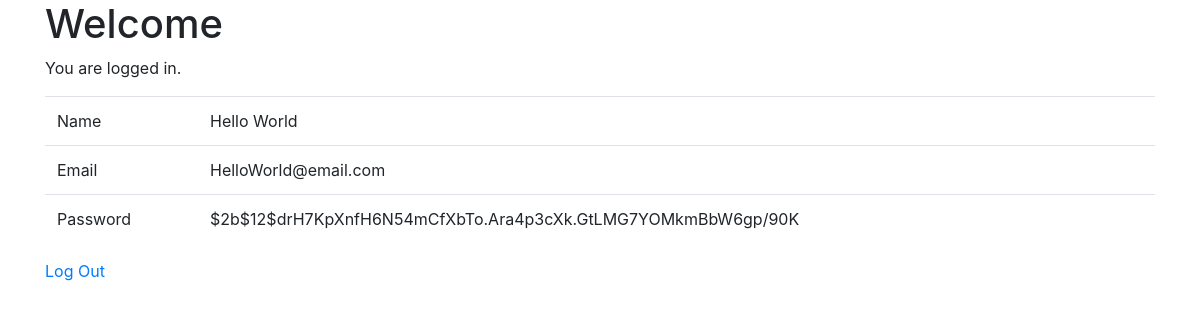
The app's page /success (signed in) with its own data.
### main_app/models.py (models this page shows)
class User(models.Model):
    fname = models.CharField(max_length=50)
    lname = models.CharField(max_length=50)
    email = models.EmailField()
    password = models.CharField(max_length=255)
    objects = UserManager()

### main_app/views.py (the view)
# urls.py: path('success', views.success),
def success(request):
    if 'user_id' not in request.session:
        return redirect('/')
    user = User.objects.get(id = request.session['user_id'])
    context = {
        'user': user
    }
    return render(request, 'success.html', context)

### main_app/templates/success.html (shortened to what this page needs)
<!DOCTYPE html>
<html lang="en">
<head>
    <link rel="stylesheet" href="https://stackpath.bootstrapcdn.com/bootstrap/4.5.2/css/bootstrap.min.css">
</head>
<body>
    <div class="container">
        <h1>Welcome</h1>
        <p>You are logged in.</p>
        <table class="table">
            <tr>
                <td>Name</td>
                <td>{{user.fname}} {{user.lname}}</td>
            </tr>
            <tr>
                <td>Email</td>
                <td>{{user.email}}</td>
            </tr>
            <tr>
                <td>Password</td>
                <td>{{user.password}}</td>
            </tr>
        </table>
        <a href="/logout">Log Out</a>
    </div>
</body>
</html>

### records on screen
User: fname "Hello", lname "World", email "HelloWorld@email.com", password "$2b$12$drH7KpXnfH6N54mCfXbTo.Ara4p3cXk.GtLMG7YOMkmBbW6gp/90K"
